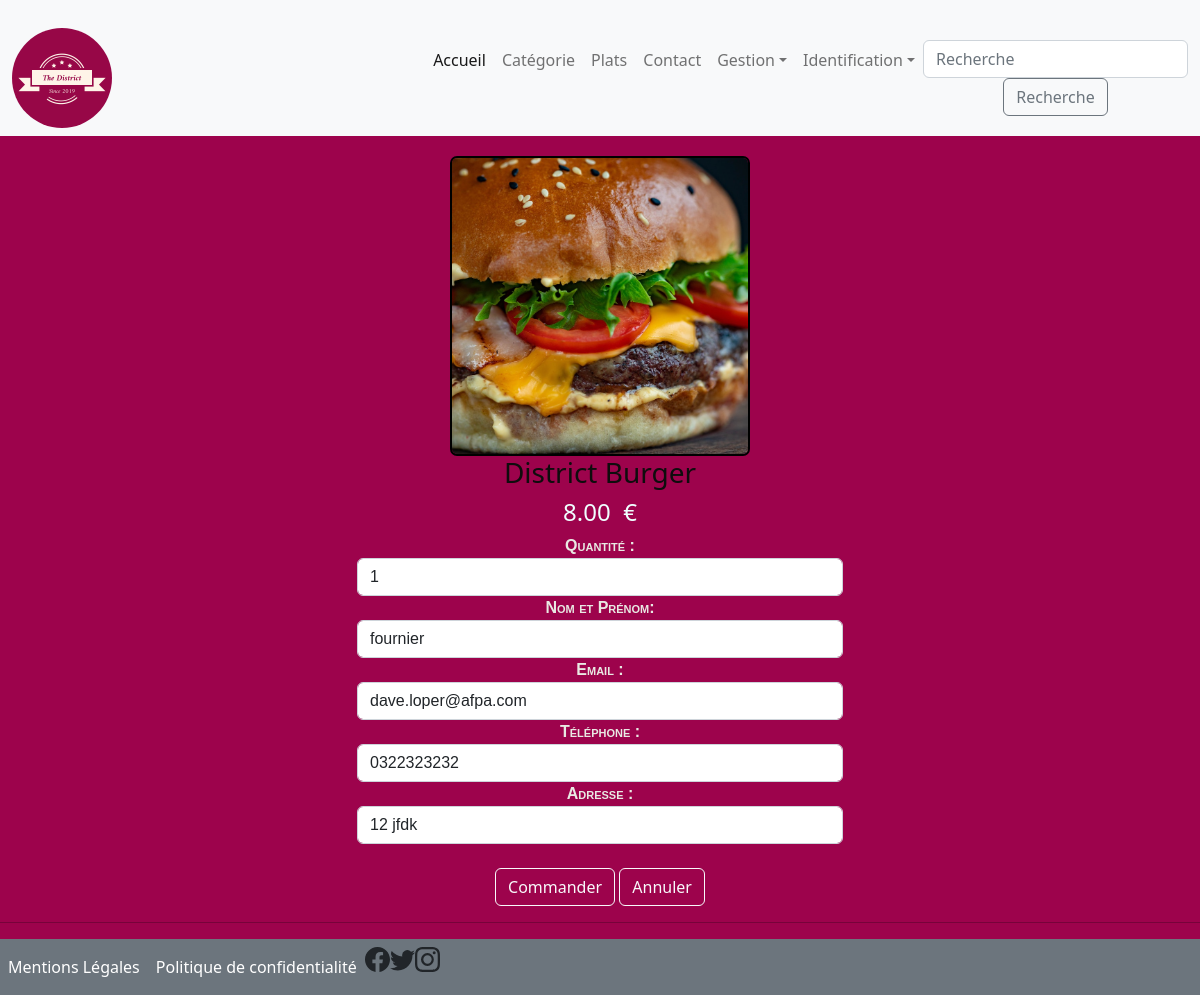
Screenshot of /commande.php?id=4 with the database file from the repository.
### tables this page shows
CREATE TABLE `plat` (
  `id` int(11) NOT NULL,
  `libelle` varchar(100) NOT NULL,
  `description` text NOT NULL,
  `prix` decimal(10,2) NOT NULL,
  `image` varchar(255) NOT NULL,
  `id_categorie` int(11) NOT NULL,
  `active` varchar(10) NOT NULL
);

### dao.php (called while the page is built, shortened)
<?php
function getPlatbyID($id)
{
    $db = connexionBase();
    $commande = $db->prepare("SELECT * FROM `plat` WHERE `id`= :id;");
    $commande->bindValue(':id', $id, pdo::PARAM_INT);
    $commande->execute();
    return $commande->fetch(PDO::FETCH_OBJ);
}

### commande.php (the view, shortened to what this page needs)
<?php
include('dao.php');
$id = intval($_GET['id']);
$platcom = getPlatbyID($id);
include_once "Template/header.php";
include_once "Template/nav.php";
?>
<form action="script/script_commande.php" id="formulaire" method="post">
    <fieldset>
        <div class="container-fluid g-0">
            <div class="col-12">
                <img src="assets/images/food/<?= $platcom->image; ?>" width="300" height="300" alt="" class="arrondie">
                <input type="hidden" required="required" name="libelle" value="<?= $platcom->libelle; ?>" /><h3><?= $platcom->libelle; ?></h3>
                <h4><?= $platcom->prix; ?>&nbsp; €</h4>
            </div>
            <div class="row container-commande">
                <div class="col-5 commande">
                    <label for="quantite">Quantité :</label>
                    <input type="number" required="required" class="form-control" name="quantite" value="1" placeholder="Quantité" min="1" max="20" />
                    <div class="form-group">
                        <label for="nom">Nom et Prénom:</label>
                        <input type="text" required="required"  class="form-control" id="nom_prenom" name="nom_prenom" value="fournier" placeholder="Veuillez saisir votre nom et prénom">
                    </div>
                    <div class="form-group">
                        <label for="email">Email :</label>
                        <input type="text" required="required" class="form-control" id="email" name="email" value="dave.loper@afpa.com" placeholder="dave.loper@afpa.com">
                    </div>
                    <div class="form-group">
                        <label for="telephone">Téléphone : </label>
                        <input type="text" required="required" class="form-control" id="telephone" name="telephone" value="0322323232" placeholder="Veuillez indiquer votre numéro de télephone">
                    </div>
                    <div class="form-group">
                        <label for="adresse">Adresse :</label>
                        <input type="text" required="required" class="form-control" id="adresse" name="adresse" value="12 jfdk" placeholder="Veuillez saisir votre adresse">
                    </div>
                </div>
            </div>
            <br>
            <button type="submit" class="btn btn-outline-light">Commander</button>
            <button type="reset" class="btn btn-outline-light">Annuler</button>
            <hr>
        </div>
    </fieldset>
</form>
<?php
include_once "./Template/footer.php";
?>

### assets/css/style.css (style rules this page uses)
body { background-image: url('../images/peinture-murale-framboise-decohom.jpg'); background-repeat: no-repeat; background-size: cover; }
.container-index, .container-fluid { text-align: center; padding-top: 20px; width: 100%; color: rgb(7, 7, 7); }
.container-commande, .container-contact { display: flex; justify-content: center; align-items: center; }
p, h3 { color: rgb(14, 13, 13); }
h1, h4,h5,th,td { color: azure; }
.arrondie { border: 2px solid black; -moz-border-radius: 7px; -webkit-border-radius: 7px; border-radius: 7px; object-fit: cover; }
.commande, .container-contact { color: rgb(233, 233, 227); font-family: Verdana, Geneva, Tahoma, sans-serif; font-variant: small-caps; font-weight: 900; }

### rows the page displays
plat: image (picture), libelle "District Burger", prix "8.00"
